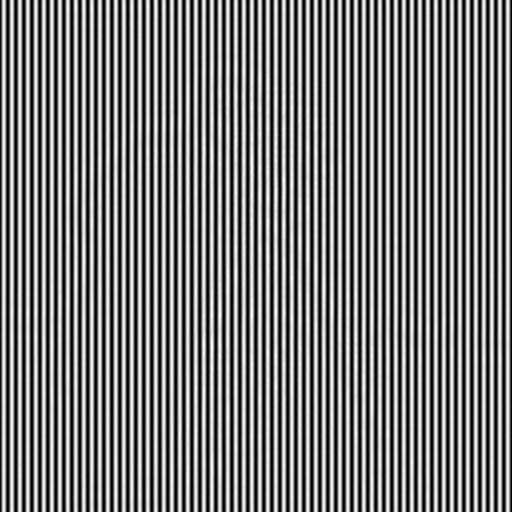
#> input picture hologram.jpg, 512 x 512 px
$ python test.py
#> lines starting #> are read from the running program, lines starting #| are printed output that depends on the picture; after the words box and inside, x2 and y2 are one past the last pixel; in counts of white or black regions, pixels touching at a corner belong together
#> further down, I is the input picture: shape (512, 512); min 0, max 255, mean 121.4
import numpy as np
import matplotlib.pyplot as plt
import cv2
import pyDHM
from pyDHM import numericalPropagation
def pyqpi_reconstruct(I, wavelength, dx, z):
#> called with wavelength = 6.33e-07, dx = 1e-06, z = 0.001
    F = np.fft.fftshift(np.fft.fft2(I))
    mag = np.abs(F)

    h, w = I.shape
#> h = 512; w = 512
    cy, cx = h//2, w//2
#> cy = 256; cx = 256

    # 去0级
    r0 = int(min(h, w)*0.1)
#> r0 = 51
    mag[cy-r0:cy+r0, cx-r0:cx+r0] = 0
#> mag: shape (512, 512) float64; min 0, max 16347524.5, mean 421

    # 找 +1级
    py, px = np.unravel_index(np.argmax(mag), mag.shape)
#> py = 256; px = 192

    # 滤波
    r = int(min(h, w)*0.06)
#> r = 30
    Y, X = np.ogrid[:h, :w]
#> Y = 512 values from 0 to 511
    mask = ((X-px)**2 + (Y-py)**2) < r**2
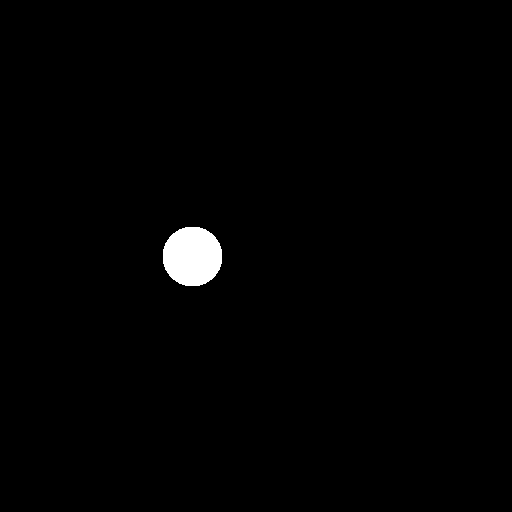
#> mask: shape (512, 512) bool; 1.1% white; 1 white region, box (x1, y1, x2, y2) and area: (163, 227, 222, 286) 2809
    F_filtered = F * mask

    # 搬移
    F_shifted = np.roll(F_filtered, cy-py, axis=0)
    F_shifted = np.roll(F_shifted, cx-px, axis=1)

    # 逆FFT
    field = np.fft.ifft2(np.fft.ifftshift(F_shifted))
    # 反传播
#> (the run stopped early here; a loop or call above may not have finished)

$ run again, with cameraman.jpg copied over hologram.jpg
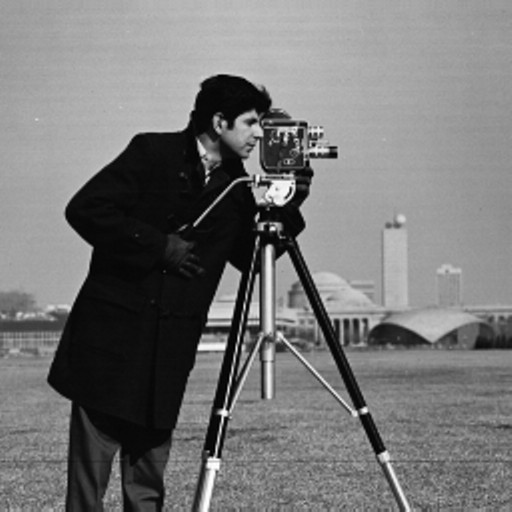
#> input picture cameraman.jpg, 512 x 512 px
#> I is the input picture: shape (512, 512); min 0, max 255, mean 118.3
#> in pyqpi_reconstruct, `mag[cy-r0:cy+r0, cx-r0:cx+r0] = 0`:
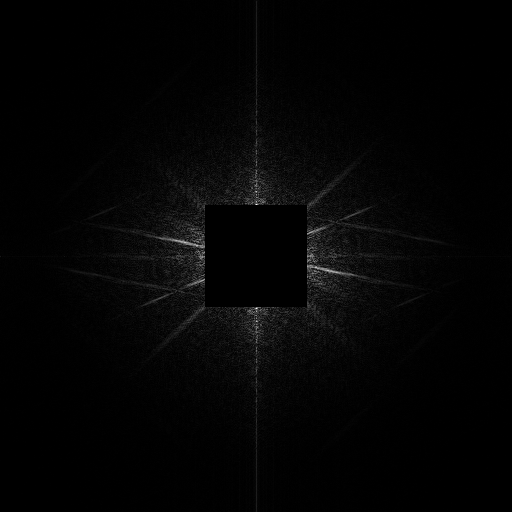
#> mag: shape (512, 512) float64; min 0, max 142506.8, mean 2586.6; drawn with min black and max white
#> py = 308; px = 256
#> in pyqpi_reconstruct, `mask = ((X-px)**2 + (Y-py)**2) < r**2`:
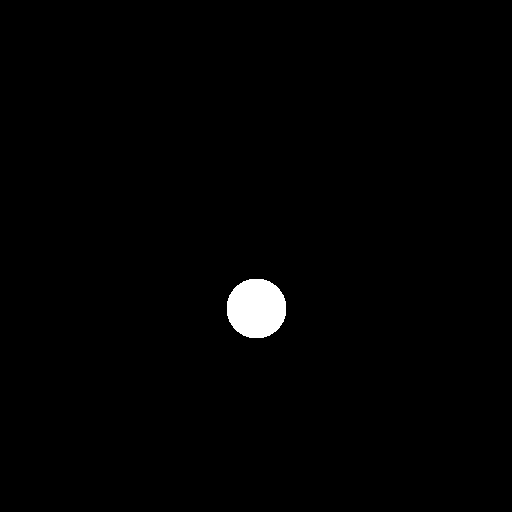
#> mask: shape (512, 512) bool; 1.1% white; 1 white region, box (x1, y1, x2, y2) and area: (227, 279, 286, 338) 2809
